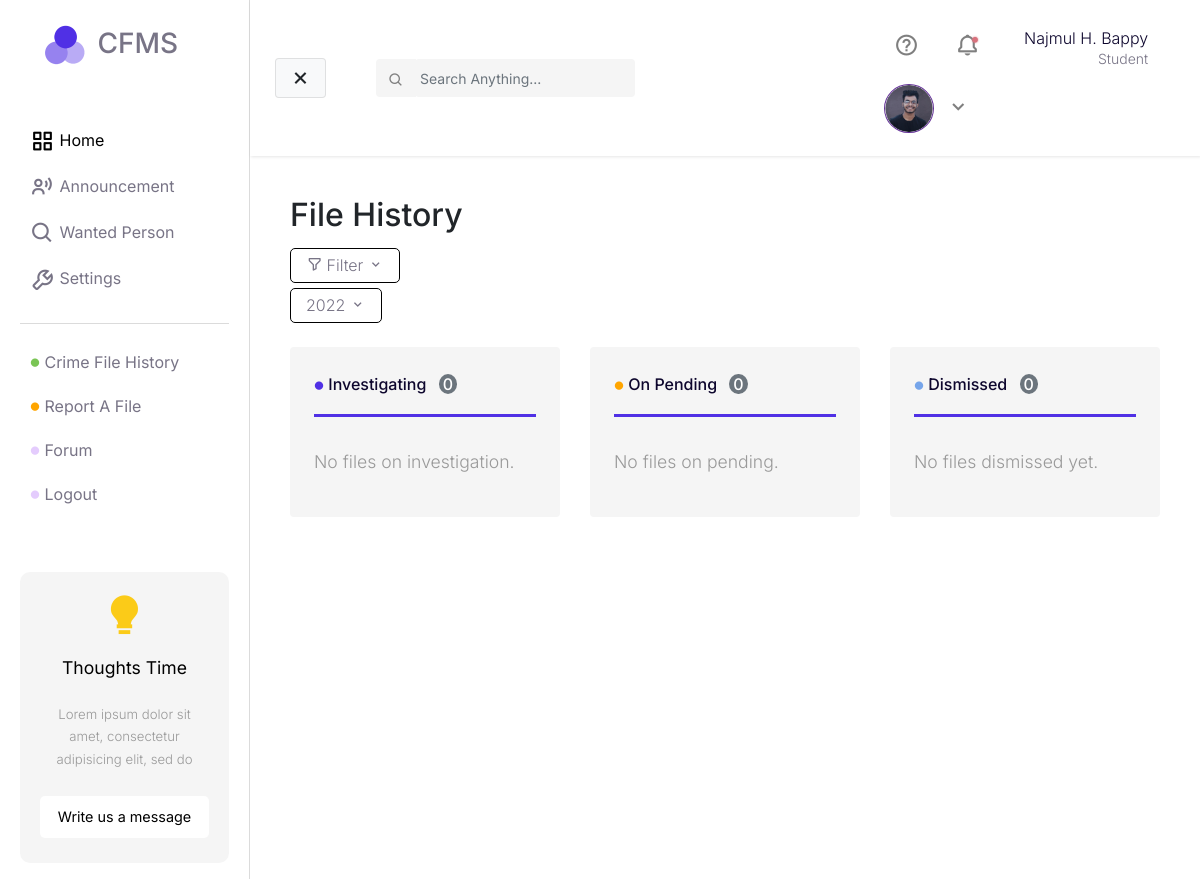
Before: /crime-file/ (signed in) with the older database file.
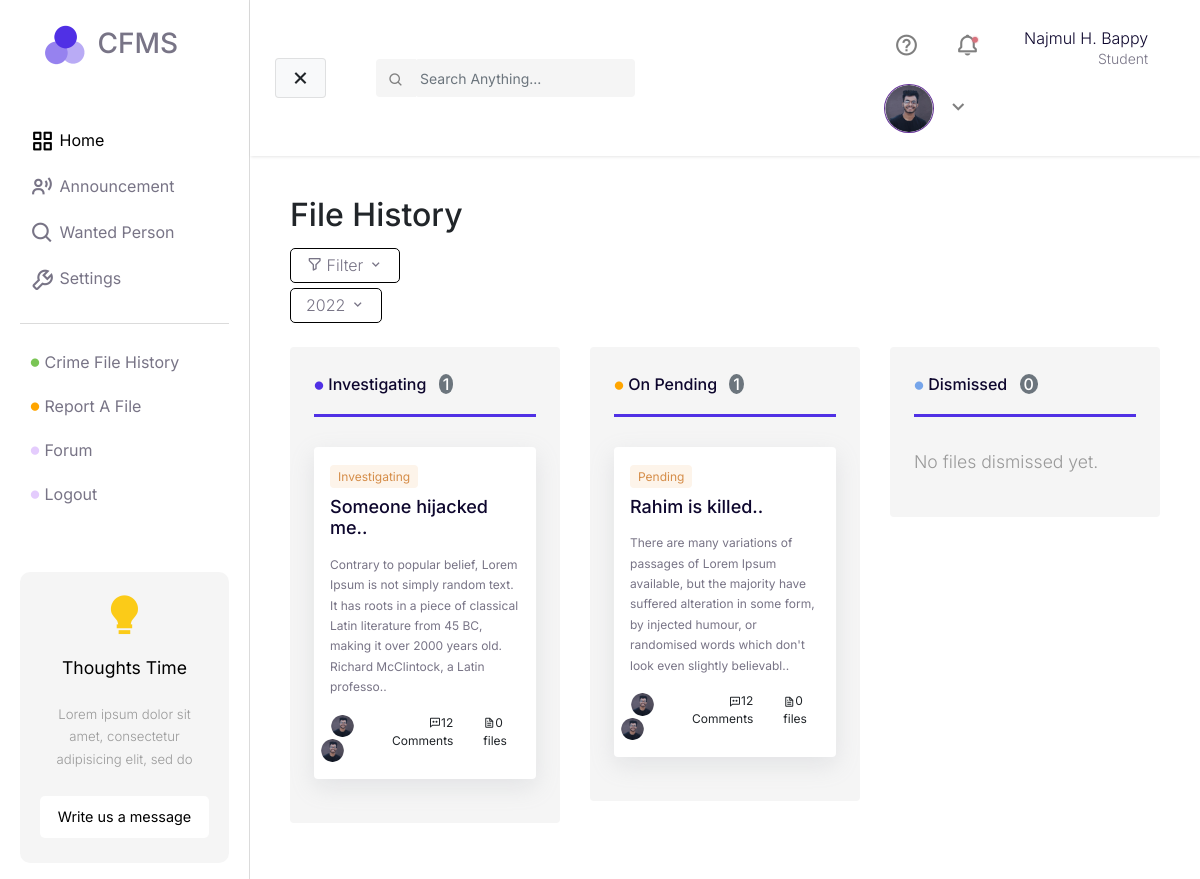
After: the same page with the newer database file.
### core/models.py (models this page shows)
class User(AbstractUser):
    email = models.EmailField(unique=True)
    nid = models.CharField(unique=True, max_length=20)

### crimeFile/models.py (models this page shows)
class Complain(models.Model):
    COMPLAIN_TYPE_GD = 'GD'
    COMPLAIN_TYPE_CASE_FILE = 'CF'
    COMPLAIN_TYPE_CHOICES = [
        (COMPLAIN_TYPE_GD, 'GD'),
        (COMPLAIN_TYPE_CASE_FILE, 'CASE FILE'),
    ]
    COMPLAIN_PENDING = "pending"
    COMPLAIN_INVESTIGATING = "investigating"
    COMPLAIN_DISMISSED = "dismissed"
    COMPLAIN_STATUS_CHOICES = [
        (COMPLAIN_PENDING, 'Pending'),
        (COMPLAIN_INVESTIGATING, 'Investigating'),
        (COMPLAIN_DISMISSED, 'Dismissed'),
    ]
    title = models.CharField(max_length=255)
    user = models.ForeignKey(settings.AUTH_USER_MODEL, on_delete=models.PROTECT)
    criminal = models.CharField(max_length=1000)
    victim = models.CharField(max_length=255)
    type = models.CharField(
        max_length=2, choices=COMPLAIN_TYPE_CHOICES, default=COMPLAIN_TYPE_GD)
    phone = models.CharField(max_length=255)
    description = models.TextField()
    status = models.CharField(max_length=255, choices=COMPLAIN_STATUS_CHOICES, default=COMPLAIN_PENDING)

### crimeFile/views.py (the view)
# urls.py: path('', views.FileHistoryView, name="fileHisotyView")
def FileHistoryView(request):
    if request.user.is_authenticated:
        complain_list_on_pending = Complain.objects.filter(user=request.user, status='pending')
        complain_list_on_investigation = Complain.objects.filter(user=request.user, status='investigating')
        complain_list_on_dismissed = Complain.objects.filter(user=request.user, status='dismissed')
        context = {
            'pending_complain_list': complain_list_on_pending,
            'investigating_complain_list': complain_list_on_investigation,
            'dismissed_complain_list': complain_list_on_dismissed,
        }
        return render(request, "file-history.html", context)
    return redirect('/login')

### templates/file-history.html
{% extends "base.html" %} {% block main %} {% load static %} {% block css %}
<link rel="stylesheet" href="{% static 'css/file-history/style.css' %}" />
{% endblock %}
<div class="page-title">
  <h2>File History</h2>
</div>
<div class="sorting row">
  <div class="col-md-3">
    <p class="border-box filter">
      <i class="bx bx-filter-alt"></i> Filter
      <i class="bx bx-chevron-down"></i>
    </p>
    <p class="border-box filter">2022 <i class="bx bx-chevron-down"></i></p>
  </div>
</div>
<div class="crime-file-block">
  <div class="row gx-5">
    <div class="col">
      <div class="p-4 file-column mt-4 rounded bx-shad">
        <p class="title">
          <i class="crime-history bx bxs-circle"></i> Investigating
          <span class="bg-secondary ml-2 px-1 rounded-circle text-white"
            >{{ investigating_complain_list.count }}</span
          >
        </p>
        <div class="s-line"></div>
        {% if investigating_complain_list %}
        <div class="hello">
          {% for complain in investigating_complain_list %}
          <div class="content file-cart bg-white py-3 px-3 rounded">
            <a href="">
              <div class="status">
                <p class="d-inline px-2 py-1 rounded">
                  {{ complain.status|capfirst }}
                </p>
              </div>
              <div class="title py-2">
                <h6>{{ complain.title|capfirst | slice:":25" }}..</h6>
              </div>
              <div class="file-cart-desc">
                <p>{{ complain.description | slice:":200" }}..</p>
              </div>
              <div class="file-cart-option row">
                <div class="col-md-5 row">
                  <div class="col">
                    <img src="{% static 'files/profile-pic.png' %}" alt="" />
                    <img src="{% static 'files/profile-pic.png' %}" alt="" />
                  </div>
                </div>
                <div class="col-md-5 text-right">
                  <i class="bx bx-comment-dots"></i>12 Comments
                </div>
                <div class="col"><i class="bx bx-file"></i>0 files</div>
              </div>
            </a>
          </div>
          {% endfor %}
        </div>
        {% else %}
        <p>No files on investigation.</p>
        {% endif %}
      </div>
    </div>
    <div class="col pending-col">
      <div class="p-4 file-column mt-4 rounded bx-shad">
        <p class="title">
          <i class="crime-history bx bxs-circle"></i> On Pending
          <span class="bg-secondary ml-2 px-1 rounded-circle text-white"
            >{{ pending_complain_list.count }}</span
          >
        </p>
        <div class="s-line"></div>
        {% if pending_complain_list %}
        <div class="hello">
          {% for complain in pending_complain_list %}
          <div class="content file-cart bg-white py-3 px-3 rounded">
            <a href="">
              <div class="status">
                <p class="d-inline px-2 py-1 rounded">
                  {{ complain.status|capfirst }}
                </p>
              </div>
              <div class="title py-2">
                <h6>{{ complain.title|capfirst | slice:":25" }}..</h6>
              </div>
              <div class="file-cart-desc">
                <p>{{ complain.description | slice:":200" }}..</p>
              </div>
              <div class="file-cart-option row">
                <div class="col-md-5 row">
                  <div class="col">
                    <img src="{% static 'files/profile-pic.png' %}" alt="" />
                    <img src="{% static 'files/profile-pic.png' %}" alt="" />
                  </div>
                </div>
                <div class="col-md-5 text-right">
                  <i class="bx bx-comment-dots"></i>12 Comments
                </div>
                <div class="col"><i class="bx bx-file"></i>0 files</div>
              </div>
            </a>
          </div>
          {% endfor %}
        </div>
        {% else %}
        <p>No files on pending.</p>
        {% endif %}
      </div>
    </div>
    <div class="dismissed-col col">
      <div class="p-4 file-column mt-4 rounded bx-shad">
        <p class="title">
          <i class="crime-history bx bxs-circle"></i> Dismissed
          <span class="bg-secondary ml-2 px-1 rounded-circle text-white"
            >{{ dismissed_complain_list.count }}</span
          >
        </p>
        <div class="s-line"></div>
        {% if dismissed_complain_list %}
        <div class="hello">
          {% for complain in dismissed_complain_list %}
          <div class="content file-cart bg-white py-3 px-3 rounded">
            <a href="">
              <div class="status">
                <p class="d-inline px-2 py-1 rounded">
                  {{ complain.status|capfirst }}
                </p>
              </div>
              <div class="title py-2">
                <h6>{{ complain.title|capfirst | slice:":25" }}..</h6>
              </div>
              <div class="file-cart-desc">
                <p>{{ complain.description | slice:":200" }}..</p>
              </div>
              <div class="file-cart-option row">
                <div class="col-md-5 row">
                  <div class="col">
                    <img src="{% static 'files/profile-pic.png' %}" alt="" />
                    <img src="{% static 'files/profile-pic.png' %}" alt="" />
                  </div>
                </div>
                <div class="col-md-5 text-right">
                  <i class="bx bx-comment-dots"></i>12 Comments
                </div>
                <div class="col"><i class="bx bx-file"></i>0 files</div>
              </div>
            </a>
          </div>
          {% endfor %}
        </div>
        {% else %}
        <p>No files dismissed yet.</p>
        {% endif %}
      </div>
    </div>
  </div>
</div>
{% endblock %}

### templates/base.html (shortened to what this page needs)
<!DOCTYPE html>
<html lang="en">
  <head>
    {% load static %}
    <link
      href="https://unpkg.com/boxicons@2.1.1/css/boxicons.min.css"
      rel="stylesheet"
    />
    <link
      rel="stylesheet"
      href="https://stackpath.bootstrapcdn.com/bootstrap/4.1.0/css/bootstrap.min.css"
    />
    <link
      rel="stylesheet"
      href="https://cdn.jsdelivr.net/npm/boxicons@latest/css/boxicons.min.css"
    />
    <link
      rel="stylesheet"
      href="https://cdnjs.cloudflare.com/ajax/libs/font-awesome/6.0.0/css/all.min.css"
    />
    <link
      rel="stylesheet"
      href="https://cdn.jsdelivr.net/npm/bootstrap-icons@1.4.1/font/bootstrap-icons.css"
    />
    <link rel="stylesheet" href="{% static 'css/base.css'%}" />
    {% block css %} {% endblock %}
  </head>
  <body>
    <div class="wrapper">
      <nav id="sidebar">
        <div class="sidebar-header">
          <h3>
            <img class="logo" src="{% static 'files/logo.png' %}" alt="" /> CFMS
          </h3>
        </div>
        <ul class="list-unstyled components">
          <li class="active">
            <a href="#"><i class="bx bx-grid-alt"></i> Home</a>
          </li>
          <li>
            <a href="#"><i class="bx bx-user-voice"></i> Announcement</a>
          </li>
          <li>
            <a href="#"><i class="bx bx-search"></i> Wanted Person</a>
          </li>
          <li>
            <a href="#"><i class="bx bx-wrench"></i> Settings</a>
          </li>
        </ul>
        <ul class="list-unstyled sidebar-second-part">
          <li>
            <a href="#"
              ><i class="crime-history bx bxs-circle"></i> Crime File History</a
            >
          </li>
          <li>
            <a href="#"
              ><i class="crime-report bx bxs-circle"></i> Report A File</a
            >
          </li>
          <li>
            <a href="#"><i class="crime-forum bx bxs-circle"></i> Forum</a>
          </li>
          <li>
            {% if request.user.is_authenticated %}
            <a href="{% url 'logoutView' %}"
              ><i class="crime-logout bx bxs-circle"></i> Logout</a
            >
            {% else %}
            <a href="{% url 'loginView' %}"
              ><i class="crime-logout bx bxs-circle"></i> Login</a
            >
            {% endif %}
          </li>
        </ul>
        <ul class="list-unstyled CTAs">
          <li>
            <i class="bx bxs-bulb"></i>
          </li>
          <li>
            <p class="title"><strong>Thoughts Time</strong></p>
          </li>
          <li class="text">
            <p>
              Lorem ipsum dolor sit amet, consectetur adipisicing elit, sed do
            </p>
          </li>
          <li>
            <a href="">Write us a message</a>
          </li>
        </ul>
      </nav>
      <div id="content">
        <nav class="navbar navbar-expand-lg navbar-light sticky-top">
          <div class="container-fluid">
            <button type="button" id="sidebarCollapse" class="btn btn-light">
              <i id="menu-collapse-button" class="bx bx-x"></i>
            </button>
            <div class="input-group top-search-form">
              <div class="input-group-prepend">
                <button class="btn btn-outline-light" type="button">
                  <i class="bx bx-search" style="color: gray"></i>
                </button>
              </div>
              <form action="post">
                <input
                  type="text"
                  class="form-control"
                  placeholder="Search Anything..."
                  aria-label=""
                  aria-describedby="basic-addon1"
                />
              </form>
            </div>
            <div class="collapse navbar-collapse" id="navbarSupportedContent">
              <ul class="nav navbar-nav ml-auto">
                <li class="nav-item">
                  <a class="nav-link" href="#"
                    ><i class="bx bx-help-circle"></i
                  ></a>
                </li>
                {% if request.user.is_authenticated %}
                <li class="nav-item">
                  <a class="nav-link before-dot" href="#"
                    ><i class="bx bx-bell"></i
                  ></a>
                </li>
                <li class="nav-item">
                  <a class="nav-link"
                    ><p class="name">
                      {{ request.user.first_name }} {{ request.user.last_name }}
                    </p>
                    <p class="profession">Student</p></a
                  >
                </li>
                {% endif %} {% if request.user.is_authenticated %}
                <div class="dropdown nav-link">
                  <a
                    class="row top-profile-btn"
                    type="button"
                    id="dropdownMenuButton"
                    data-toggle="dropdown"
                    aria-haspopup="true"
                    aria-expanded="false"
                  >
                    <div class="col-md-4">
                      <img src="{% static 'files/profile-pic.png' %}" alt="" />
                    </div>
                    <div class="col-md-2">
                      <i class="bx bx-chevron-down"></i>
                    </div>
                  </a>
                </div>
                {% else %}
                <a href="{% url 'loginView' %}" class="btn btn-secondary"
                  >Login</a
                >
                {% endif %}
              </ul>
            </div>
          </div>
        </nav>
        <div class="main-body">
          <div class="body-content">{% block main %} {% endblock %}</div>
        </div>
      </div>
    </div>
  </body>
</html>

Changed rows visible on the page:
added Complain: status "Investigating", title "Someone hijacked me", description "Contrary to popular belief, Lorem Ipsum is not simply random text. It has roots in a piece of classical Latin literature from 45 BC, making it over 2000 years old. Richard McClintock, a Latin professo", shown under "File History"
added Complain: status "Pending", title "Rahim is killed", description "There are many variations of passages of Lorem Ipsum available, but the majority have suffered alteration in some form, by injected humour, or randomised words which don't look even slightly believabl"
Other visible differences:
{{ investigating_complain_list.count }}: "0" → "1"
{{ pending_complain_list.count }}: "0" → "1"
text no longer shown: "No files on investigation. No files on pending."
